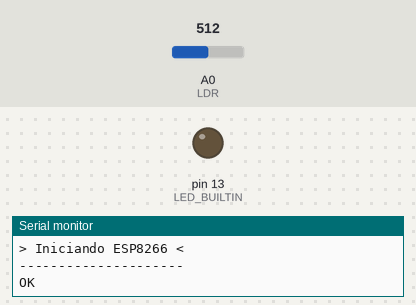
Recording of a sketch running on a simulated Arduino Uno, built with avr-gcc and run on an emulated ATmega328P. Parts: output pins drawn as LEDs (lit = HIGH), the last lines printed to the serial monitor. Inputs (shaded band) come from the test bench; at power-on: A0 (LDR) = 512. The modem accepts every AT command (registered, SIM ready, sends succeed) and sends nothing else.

Above: at 0.1 s.
At 9.7 s:
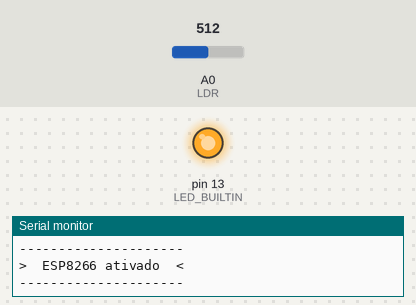
Timing chart, 0 to 11.3 s (numbered marks = the images above):
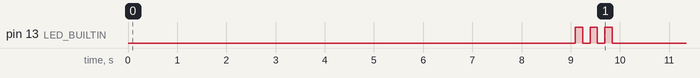

The sketch:

Aula10_LerLDR_EnviarHTTP_Celular.ino
```cpp
/*
 *  Aulas Online - LSI-TEC: IOT105 Aplicativo para dispositivos móveis
 *  Programa/hardware: 035 - Aula 10 - Ler LDR e transmitir para um HTTP
 *
 *  Descrição: Configura um servidor na ESP-01 para:
 *     - ler um sensor LDR (Luminosidade);
 *     - enviar dados para uma porta HTTP para ser lida pelo Celular
 *
 *  The circuit:
 *     RX is digital rxPin (connect to TX of other device)
 *     TX is digital txPin (connect to RX of other device)
 *
 *  Autor: Marcelo Wecchi
 *  Revisão: 22Jul2022
*/

// =============================================================================================================
// --- Bibliotecas ---
#include "SoftwareSerial.h"

// --- Portas utilizadas da Arduino UNO ---
#define rxPin 6   // Porta para recebimento dos dados da ESP8266
#define txPin 7   // Porta para envio dos dados da ESP8266

// --- Constantes ---
#define TIMEOUT 5000                    // miliSegundos para timeout
const String strSSID = "@@@@@@@@@@@@";  // Nome da rede WiFi
const String strPSW = "*************";  // Senha da rede WiFi
//const String strHTML = "<!DOCTYPE html><html lang=\"pt-br\"><head><title>LSI-TEC: IOT105</title></head><body>#c</body></html>";
const int LDR = A0;

// --- Variáveis ---
String Header;
int LDR_value = 0;

// --- Criação de objetos ---
SoftwareSerial esp01(rxPin, txPin); // RX, TX


// =============================================================================================================
// --- Assinatura das Funções Auxiliares ---
void init_ESP8266();
boolean SendCommand(String cmd, String ack);
void piscaLED(int LED);
boolean echoFind(String keyword);


// =============================================================================================================
// --- Configurações Iniciais ---
void setup()
{
  Serial.begin(9600);
  esp01.begin(19200); // Geralmente iniciar com 19200 funciona!

  // LED para sinalização das operações
  pinMode(LED_BUILTIN, OUTPUT);

   if(esp01.isListening()){
    init_ESP8266();
  } else {
    Serial.println("Setup has error and NOT complete!!");
  }
}

void loop() {
  LDR_value = analogRead(LDR);
  String IncomingString = "";
  boolean StringReady = false;

  int connectionId = 0;

  while (esp01.available()) {
    if (esp01.find("+IPD,")){
      delay(300);

      // Obtêm o ID de conexão com o Cliente
      connectionId = esp01.read() - 48;

      // Lê caracteres do buffer serial e os move para uma String. A função termina se ocorre time-out
      IncomingString = esp01.readString();
      StringReady = true;
      delay(50);
    }
  }

 if (StringReady) {
    String cipClose = "AT+CIPCLOSE=";
    // Obtêm o ID do cliente para fechamento da conexão
    cipClose += connectionId;

    Serial.println("Received String: " + IncomingString);
   // processa URL -> http://IP_ARDUINO/LDR
    if (IncomingString.indexOf("/LDR HTTP") != -1 && IncomingString.indexOf("HTTP/1.1") != -1) {

      // Leitura do valor do LDR
      String valueTxt = String(LDR_value);
      sendHttpResponse(connectionId, valueTxt);
    }

    // processo acesso a um endereço desconhecido
    else if (IncomingString.indexOf("GET") != -1 && IncomingString.indexOf("HTTP") != -1) {

      String valueTxt = valueTxt = "<p>Não consegui processar este endereço. Desculpe!</p>";
      sendHttpResponse(connectionId, valueTxt);
    }
    // Fecha conexão com o cliente
    SendCommand(cipClose, "CLOSED");
  }
}


// =============================================================================================================
// --- Funções Auxiliares ---

/* Inicializar a ESP01 */
void init_ESP8266(){
  Serial.println("---------------------\r\n> Iniciando ESP8266 <\r\n---------------------");

  //Reseta as configurações anteriores - se houver
  SendCommand("AT+RST", "OK");
  delay(5000);

  // Define a velocidade de comunicacao do modulo ESP8266 (9600, 19200, 38400, 57600, etc)
  SendCommand("AT+CIOBAUD=19200", "OK");

  // Modo de coneção da ESP - Station mode (client)
  SendCommand("AT+CWMODE=1", "OK");

  // Conecta na rede wireless **OBRIGATÓRIO**
  String cwjap = "AT+CWJAP=\"#SSID#\",\"#PSW#\"";
  cwjap.replace("#SSID#", strSSID);
  cwjap.replace("#PSW#", strPSW);
  SendCommand(cwjap, "OK");
  delay(3000);

   // Obtêm o endereco IP atribuído pelo roteador
  SendCommand("AT+CIFSR", "OK");

  // Configura para multiplas conexoes
  SendCommand("AT+CIPMUX=1", "OK");

  // Inicia o web server na porta 80
  SendCommand("AT+CIPSERVER=1,80", "OK");
  delay(500);

  // Sets the TCP Server Timeout
  SendCommand("AT+CIPSTO=100", "OK");
  delay(500);

  Serial.println("---------------------\r\n>  ESP8266 ativado  <\r\n---------------------");
  piscaLED(3);
}

/* Envia comandos para a placa ESP */
boolean SendCommand(String cmd, String ack) {
  esp01.println(cmd); // Send "AT+" command to module
  if (!echoFind(ack)) // timed out waiting for ack string
    return true; // ack blank or ack found
}


boolean echoFind(String keyword) {
  byte current_char = 0;
  byte keyword_length = keyword.length();
  long deadline = millis() + TIMEOUT;
  while (millis() < deadline) {
    if (esp01.available()) {
      char ch = esp01.read();
      Serial.write(ch);
      if (ch == keyword[current_char])
        if (++current_char == keyword_length) {
          Serial.println();
          return true;
        }
    }
  }
  return false; // Timed out
}

/* Sinaliza configuração concluída */
void piscaLED(int LED){
  for (int i = 1; i<=LED; i++){
    digitalWrite(LED_BUILTIN, HIGH);
    delay(150);
    digitalWrite(LED_BUILTIN, LOW);
    delay(150);
  }
}


/* função para respostas HTTP */
boolean sendHttpResponse(int connectionId, String content) {
  // formatação da página HTML
  String valueStr = content; //strHTML;
  //valueStr.replace("#c", content);

  // cabeçalho HTTP para GET
  Header =  "HTTP/1.1 200 OK\r\n";
  Header += "Content-Type: text/html; charset=utf-8\r\n";
  Header += "Connection: close\r\n";
  Header += "Content-Length: ";
  Header += (int)(valueStr.length());
  Header += "\r\n\r\n";    //blank line

  // Tamanho do pacote a ser enviado ao Cliente
  int sizeString = Header.length() + valueStr.length();

  // envia comandos AT para modulo ESP
  String cipSend = "AT+CIPSEND=";
  cipSend += connectionId;
  cipSend += ",";
  cipSend += sizeString;
  esp01.println(cipSend);
  delay(10);

  // continua comunicacao somente se receber o caractere de prompt - Cliente aguardando ...
  if (esp01.find(">")) {
    esp01.print(Header);
    //delay(10);
    esp01.println(valueStr);
    delay(100);
  }
}

boolean sendHttpResponse404(int connectionId) {
  // esta será a resposta para endereços não encontrados
  // cabeçalho HTTP para GET
  Header =  "HTTP/1.1 404 Not Found\r\n";
  Header += "Content-Type: text/html; charset=utf-8\r\n";
  Header += "Connection: close\r\n";
//  Header += "Content-Length: ";
//  Header += (int)(content.length());
  Header += "\r\n\r\n";    //blank line

   // Tamanho do pacote a ser enviado ao Cliente
  int sizeString = Header.length(); //+ content.length();

  // envia comandos AT para modulo ESP
  String cipSend = "AT+CIPSEND=";
  cipSend += connectionId;
  cipSend += ",";
  cipSend += sizeString;
  esp01.println(cipSend);
  delay(10);

 // continua comunicacao somente se receber o caractere de prompt - Aqui os dados são enviados
  if (esp01.find(">")) {
    esp01.print(Header);
    delay(10);
  }
}
```
